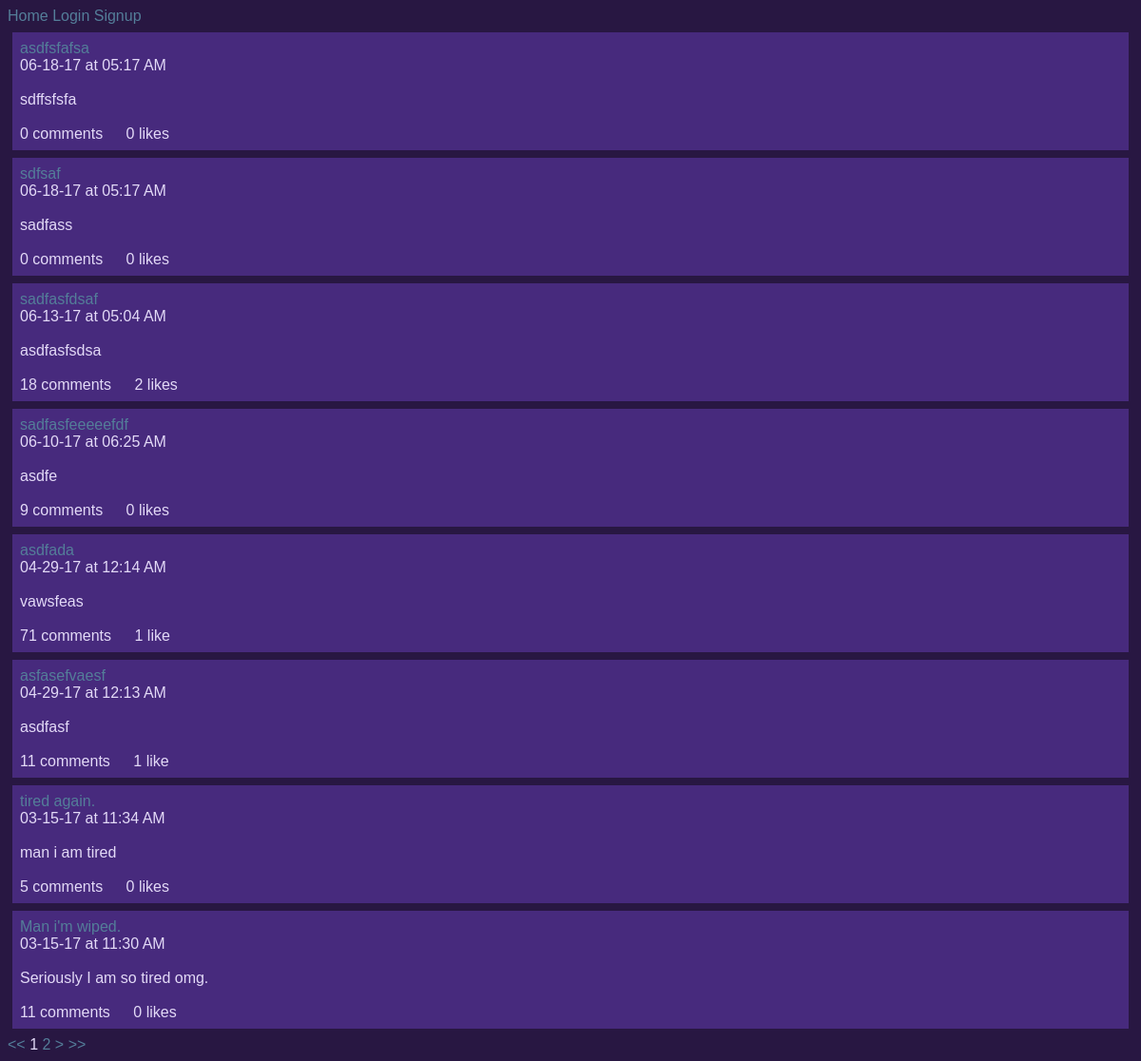
The page /ben/posts/ on the database as committed earlier.
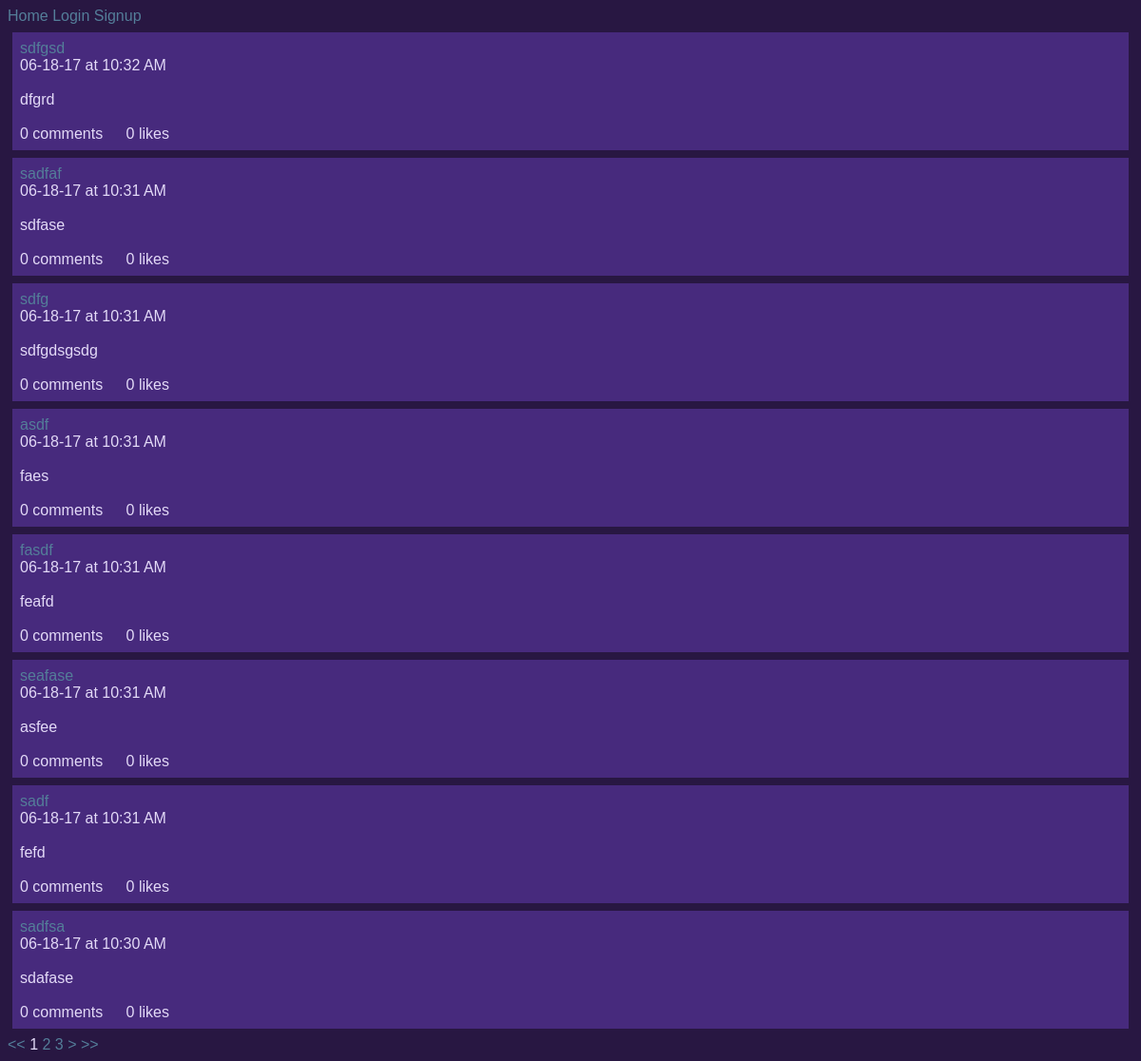
The same page on the database as committed later.
### posts/models.py (models this page shows)
class Post(models.Model):
        title = models.CharField(max_length=100)
        pub_date = models.DateTimeField('date published', auto_now_add=True)
        body = models.TextField()
        user = models.ForeignKey(User, on_delete=models.CASCADE, null=True)
        def utc_to_local(self, utc_datetime):
	        return utc_datetime.astimezone(tz=None)
        def __str__(self):
	        date = self.utc_to_local(self.pub_date).strftime('%m-%d-%y')
	        time = self.utc_to_local(self.pub_date).strftime('%I:%M %p')
	        return '%s at %s \n\n %s \n\n' % (date, time, self.body)

### posts/views.py (the view)
def index(request, username):
    try:
    	User.objects.get(username=username)
    except:
        context = {'username': None}
        return render(request, 'posts/index.html', context)
    user = User.objects.get(username=username)
    posts = Post.objects.filter(user=user).order_by('-pub_date')
    paginator = Paginator(posts, 8)
    page = request.GET.get('page')
    try:
        posts = paginator.page(page);
    except PageNotAnInteger:
        posts = paginator.page(1);
    except EmptyPage:
        posts = paginator.page(paginator.num_pages)
    try:
        lastMinusCurrent = paginator.num_pages - posts.number
    except EmptyPage:
        lastMinusCurrent = 1
    try:
        previousPreviousPage = paginator.page(posts.number - 2)
    except EmptyPage:
        previousPreviousPage = 1
    try:
        nextNextPage = paginator.page(posts.number + 2)
    except EmptyPage:
        nextNextPage = 1
        print(lastMinusCurrent)
        print(previousPreviousPage)
        print(nextNextPage)
    context = {
        'username': user,
        'posts': posts,
        'last_minus_current': lastMinusCurrent,
        'previous_previous_page': previousPreviousPage,
        'next_next_page': nextNextPage
    }
    return render(request, 'posts/index.html', context)

### posts/templatetags/likes_features.py (called while the page is built)
@register.simple_tag
def like_text(count):
	if count == 1:
		return str(count) + " like"
	else:
		return str(count) + " likes"

@register.simple_tag
def comment_text_index(count):
	if count == 1:
		return str(count) + " comment"
	else:
		return str(count) + " comments"

### posts/templates/posts/index.html (shortened to what this page needs)
{% extends 'Blog/base.html' %}
{% load likes_features %}
{% block content %}
{% if username == None %}
	<h1>"Whoa dude, this user doesn't exist!"</h1>
{% else %}
	{% for post in posts %}
		<div class="post">
			<a href={% url 'posts:display-post' username=username post_number=post.id %}>{{ post.title|linebreaksbr }}</a> <br>
			{{ post|linebreaksbr }}
			<span class="comments">
				{% comment_text_index post.comment_set.count %}
			</span>
			<span class="likes" id="like-{{ post.id }}">
			{% like_text post.like_set.count %}
			</span>
		</div>
	{% endfor %}
		<div class='pagination'>
			<span class='page-nav'>
				<span>
					<a href="?page=1">&lt;&lt;</a>
				</span>
				<span class='current'>
					{{ posts.number }}
				</span>
				{% if last_minus_current >= 2  %}
				<span>
					<a href="?page={{ posts.next_page_number }}">{{ posts.next_page_number }}</a>
				</span>
				<span>
					<a href="?page={{ next_next_page.number }}">{{ next_next_page.number }}</a>
				</span>
				{% elif last_minus_current == 1 %}
				<span>
					<a href="?page={{ posts.next_page_number }}">{{ posts.next_page_number }}</a>
				</span>
				{% endif %}
			{% if posts.has_next %}
				<a href="?page={{ posts.next_page_number }}">&gt;</a>
			{% endif %}
			<span>
				<a href="?page={{ posts.paginator.num_pages }}">&gt;&gt;</a>
			</span>
		</div>
{% endif %}
{% endblock content %}

Rows that differ between the two databases and show on the page:
no longer on this page (row unchanged): Post: title "asdfsfafsa", pub_date+body "06-18-17 at 05:17 AM sdffsfsfa", id "0 comments", id "0 likes"
no longer on this page (row unchanged): Post: title "sdfsaf", pub_date+body "06-18-17 at 05:17 AM sadfass", id "0 comments", id "0 likes"
no longer on this page (row unchanged): Post: title "sadfasfdsaf", pub_date+body "06-13-17 at 05:04 AM asdfasfsdsa", id "18 comments", id "2 likes"
no longer on this page (row unchanged): Post: title "sadfasfeeeeefdf", pub_date+body "06-10-17 at 06:25 AM asdfe", id "9 comments", id "0 likes"
no longer on this page (row unchanged): Post: title "asdfada", pub_date+body "04-29-17 at 12:14 AM vawsfeas", id "71 comments", id "1 like"
no longer on this page (row unchanged): Post: title "asfasefvaesf", pub_date+body "04-29-17 at 12:13 AM asdfasf", id "11 comments", id "1 like"
no longer on this page (row unchanged): Post: title "tired again.", pub_date+body "03-15-17 at 11:34 AM man i am tired", id "5 comments", id "0 likes"
no longer on this page (row unchanged): Post: title "Man i'm wiped.", pub_date+body "03-15-17 at 11:30 AM Seriously I am so tired omg.", id "11 comments", id "0 likes"
added Post: title "sdfgsd", pub_date+body "06-18-17 at 10:32 AM dfgrd", id "0 comments", id "0 likes"
added Post: title "sadfaf", pub_date+body "06-18-17 at 10:31 AM sdfase", id "0 comments", id "0 likes"
added Post: title "sdfg", pub_date+body "06-18-17 at 10:31 AM sdfgdsgsdg", id "0 comments", id "0 likes"
added Post: title "asdf", pub_date+body "06-18-17 at 10:31 AM faes", id "0 comments", id "0 likes"
added Post: title "fasdf", pub_date+body "06-18-17 at 10:31 AM feafd", id "0 comments", id "0 likes"
added Post: title "seafase", pub_date+body "06-18-17 at 10:31 AM asfee", id "0 comments", id "0 likes"
added Post: title "sadf", pub_date+body "06-18-17 at 10:31 AM fefd", id "0 comments", id "0 likes"
added Post: title "sadfsa", pub_date+body "06-18-17 at 10:30 AM sdafase", id "0 comments", id "0 likes"
Other text that changed with them:
{{ posts.next_page_number }}: (not shown) → "2"
{{ next_next_page.number }}: (not shown) → "3"
{{ posts.next_page_number }}: "2" → (not shown)
